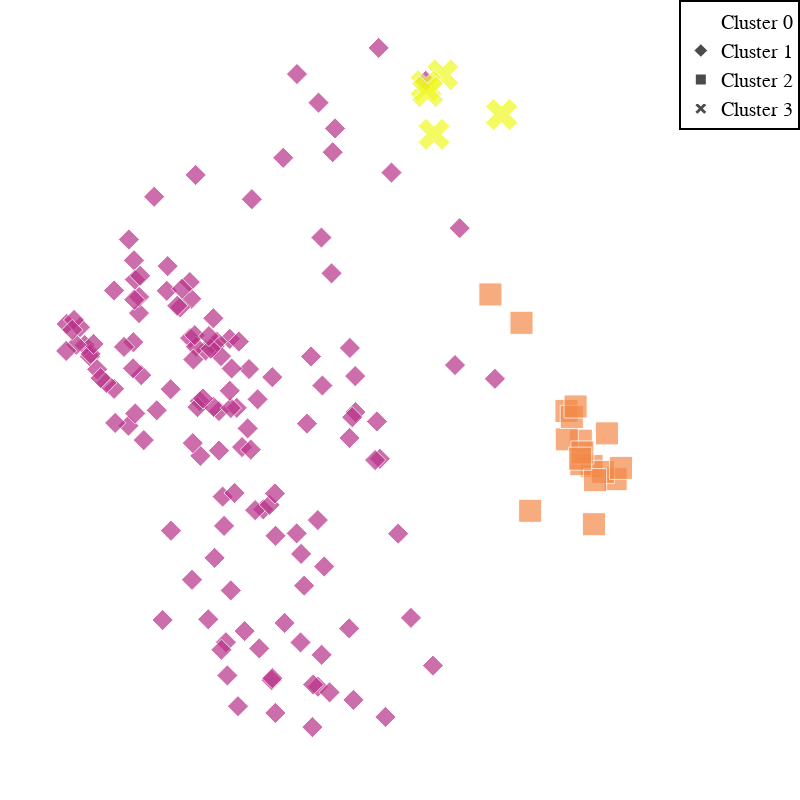

Notebook source saved alongside this figure:
### Markdown cell above
# Método do DBSCAN

O DBSCAN é um método de clusterização que tem como objetivo dividir um conjunto de dados em grupos de densidade, onde os grupos são formados por pontos que estão próximos uns dos outros

### Code cell
def DBSCAN_Trainer(df):
    
    # Define o EPS
    eps = 7
    
    # Define o número mínimo de amostras
    min_samples = 5
    
    # Define o modelo
    model = DBSCAN(eps=eps, min_samples=min_samples)
    
    # Define os dados de treino
    model.fit(df)
    
    # Define a opinião do modelo
    X = model.labels_

    # DBSCAN predict
    dbscan_labels = model.fit_predict(df)

    # Printa a opinião do modelo com o rich
    console = Console()
    table = Table(title="Opinião do Modelo DBSCAN")
    table.add_column("Cluster", style="cyan", justify="center")
    table.add_column("Opinião", style="magenta", justify="center")
    for i in range(len(np.unique(X))):
        table.add_row(str(i), str(np.sum(X == i)))
    console.print(table)
    
    # Printa o X com o rich
    console = Console()
    console.print(X)
    
    # Plota o gráfico de dispersão dos dados DBSCAN
    
    # Supondo que meu dataframe seja o 'X' e que 'y_kmeans' seja o resultado do agrupamento
    pca = PCA(n_components=2)
    principalComponents = pca.fit_transform(df)

    # Cria um dataframe com os componentes principais
    principalDf = pd.DataFrame(data = principalComponents, columns = ['principal component 1', 'principal component 2'])

    # Adiciona a coluna de agrupamento
    principalDf['cluster'] = X

    # Ordena o DataFrame pelo valor do cluster (Arruma a legenda do gráfico para que os clusters fiquem em ordem crescente)
    principalDf = principalDf.sort_values(by='cluster')

    # Transforma na df todos o cluster, os que era 0 viram 1, 1 vira 2 e assim por diante
    principalDf['cluster'] = principalDf['cluster'] + 1

    
    # Plota o gráfico de dispersão
    fig = px.scatter(principalDf, x='principal component 1', y='principal component 2', symbol='cluster', size='cluster', color='cluster')

    # Atualiza o layout do gráfico
    fig.update_layout(
        width=800, 
        height=800)
    
    # Atualiza o X e Y do gráfico retirando-os
    fig.update_xaxes(title_text='')
    fig.update_yaxes(title_text='')
    
    # Remove a barra de cores
    fig.update_layout(coloraxis_showscale=False)
    
    # Retira o fundo do gráfico (grid) colocando-o branco
    fig.update_layout(plot_bgcolor='white')

    # Retira o axis do gráfico
    fig.update_xaxes(showline=False, showgrid=False, zeroline=False)
    fig.update_yaxes(showline=False, showgrid=False, zeroline=False)
    
    # Retira os numeros do eixo X e Y
    fig.update_xaxes(showticklabels=False)
    fig.update_yaxes(showticklabels=False)
    
    # Organiza a legenda em ordem crescente de clusters
    fig.for_each_trace(lambda t: t.update(name='Cluster ' + str(t.name)))
    
    # Configura a legenda
    fig.update_layout(
        legend=dict(
            traceorder='normal',
            font=dict(
                family='sans-serif',
                size=20,
                color='black'
            ),
            bordercolor='Black',
            borderwidth=2
        ),
        
        # Padding para tirar o espaço em branco em volta do gráfico
        margin=dict(l=0, r=0, t=0, b=0)
    )
    
    # Retira o titulo da legenda
    fig.update_layout(legend_title_text='')
    
    # Exibe o gráfico
    fig.show()
    
    # Calcula o coeficiente de silhueta
    n_clusters = len(set(X))
    
    if n_clusters > 1:
        silhouette_dbscan = silhouette_score(df, X)
    else:
        silhouette_dbscan = 0
    

    # Calcula a coesão para o DBSCAN
    dbscan_cohesion = 0
    for cluster in np.unique(dbscan_labels):
        if cluster != -1:  # Ignora os pontos de ruído
            cluster_points = df[dbscan_labels == cluster]
            
            # Calcula o centróide do cluster
            centroid = np.mean(cluster_points, axis=0)
            
            # Calcula a distância de cada ponto ao centróide
            distances = euclidean_distances(cluster_points, [centroid])
            
            # Soma as distâncias para obter a coesão do cluster
            dbscan_cohesion += np.sum(distances)

    # Divide pela quantidade de clusters
    dbscan_cohesion /= len(np.unique(dbscan_labels))

    
    # Rand score do DBSCAN
    rand_dbscan = metrics.adjusted_rand_score(df['clusters'], X)
    
    # Homogeneidade
    homogeneity = metrics.homogeneity_score(df['clusters'], X)
    
    # Completude
    completeness = metrics.completeness_score(df['clusters'], X)
    
    # Matriz de confusão
    confusion_matrix = metrics.cluster.contingency_matrix(df['clusters'], X)
    
    # Printa
    console = Console()
    table = Table(title="Resultados do DBSCAN")
    table.add_column("Coesão", style="cyan", justify="center")
    table.add_column("Silhouette Score", style="magenta", justify="center")
    table.add_column("Rand Score", style="green", justify="center")
    table.add_column("Homogeneidade", style="blue", justify="center")
    table.add_column("Completude", style="yellow", justify="center")
     
    table.add_row(str(dbscan_cohesion), str(silhouette_dbscan), str(rand_dbscan), str(homogeneity), str(completeness))
    
    console.print(table)
    
    # Printa a matriz de confusão
    print("Matriz de Confusão")
    print(confusion_matrix)
    
    return silhouette_dbscan

# Chamada da função DBSCAN
silhouette_dbscan = DBSCAN_Trainer(df)

### Figure 1 — Plotly figure (JSON) as saved in the notebook; plotly's stock layout.template omitted (floating-point values rounded to 4 significant figures; data arrays with more than 128 entries replaced by an {"elided": "..."} marker saying what was removed)
{"data": [{"hovertemplate": "cluster=%{marker.color}<br>principal component 1=%{x}<br>principal component 2=%{y}<extra></extra>", "legendgroup": "0", "marker": {"color": [0, 0, 0, 0, 0, 0, 0, 0, 0, 0, 0, 0, 0, 0, 0, 0, 0, 0, 0, 0, 0, 0], "coloraxis": "coloraxis", "size": [0, 0, 0, 0, 0, 0, 0, 0, 0, 0, 0, 0, 0, 0, 0, 0, 0, 0, 0, 0, 0, 0], "sizemode": "area", "sizeref": 0.0075, "symbol": "circle"}, "mode": "markers", "name": "Cluster 0", "orientation": "v", "showlegend": true, "type": "scatter", "x": [3.602, -2.629, 3.49, -0.3699, 5.303, -0.09783, 6.241, 6.578, 4.845, 6.124, 6.276, 6.471, 6.715, -0.7787, -0.7899, 3.206, 5.133, 5.153, 3.725, 5.778, 1.974, 5.778], "xaxis": "x", "y": [3.297, -5.318, -0.6874, 2.345, 4.463, -7.162, 1.513, 0.114, 0.7531, -0.2067, 0.09716, 4.087, 0.4298, 3.124, 3.434, 2.342, 4.84, 4.912, 5.114, 0.4612, 2.948, 1.951], "yaxis": "y"}, {"hovertemplate": "cluster=%{marker.color}<br>principal component 1=%{x}<br>principal component 2=%{y}<extra></extra>", "legendgroup": "1", "marker": {"color": {"elided": "138 int values"}, "coloraxis": "coloraxis", "size": {"elided": "138 int values"}, "sizemode": "area", "sizeref": 0.0075, "symbol": "diamond"}, "mode": "markers", "name": "Cluster 1", "orientation": "v", "showlegend": true, "type": "scatter", "x": {"elided": "138 float values"}, "xaxis": "x", "y": {"elided": "138 float values"}, "yaxis": "y"}, {"hovertemplate": "cluster=%{marker.color}<br>principal component 1=%{x}<br>principal component 2=%{y}<extra></extra>", "legendgroup": "2", "marker": {"color": [2, 2, 2, 2, 2, 2, 2, 2, 2, 2, 2, 2, 2, 2, 2, 2, 2, 2], "coloraxis": "coloraxis", "size": [2, 2, 2, 2, 2, 2, 2, 2, 2, 2, 2, 2, 2, 2, 2, 2, 2, 2], "sizemode": "area", "sizeref": 0.0075, "symbol": "square"}, "mode": "markers", "name": "Cluster 2", "orientation": "v", "showlegend": true, "type": "scatter", "x": [9.06, 8.374, 8.442, 8.066, 6.623, 5.489, 7.667, 7.659, 8.082, 8.695, 9.214, 8.111, 7.81, 8.474, 6.376, 8.812, 8.049, 7.918], "xaxis": "x", "y": [-1.838, -1.53, -2.888, -0.9413, -2.575, 2.466, -0.9098, -0.2483, -1.489, -1.668, -1.575, -1.216, -0.3869, -1.861, 1.805, -0.7702, -1.361, -0.145], "yaxis": "y"}, {"hovertemplate": "cluster=%{marker.color}<br>principal component 1=%{x}<br>principal component 2=%{y}<extra></extra>", "legendgroup": "3", "marker": {"color": [3, 3, 3, 3, 3], "coloraxis": "coloraxis", "size": [3, 3, 3, 3, 3], "sizemode": "area", "sizeref": 0.0075, "symbol": "x"}, "mode": "markers", "name": "Cluster 3", "orientation": "v", "showlegend": true, "type": "scatter", "x": [4.134, 3.652, 3.88, 3.701, 5.809], "xaxis": "x", "y": [7.583, 7.329, 6.195, 7.189, 6.657], "yaxis": "y"}], "layout": {"coloraxis": {"colorbar": {"title": {"text": "cluster"}}, "colorscale": [[0, "#0d0887"], [0.1111, "#46039f"], [0.2222, "#7201a8"], [0.3333, "#9c179e"], [0.4444, "#bd3786"], [0.5556, "#d8576b"], [0.6667, "#ed7953"], [0.7778, "#fb9f3a"], [0.8889, "#fdca26"], [1, "#f0f921"]], "showscale": false}, "height": 800, "legend": {"bordercolor": "Black", "borderwidth": 2, "font": {"color": "black", "family": "sans-serif", "size": 20}, "itemsizing": "constant", "title": {"text": ""}, "tracegroupgap": 0, "traceorder": "normal"}, "margin": {"b": 0, "l": 0, "r": 0, "t": 0}, "plot_bgcolor": "white", "width": 800, "xaxis": {"anchor": "y", "domain": [0, 1], "showgrid": false, "showline": false, "showticklabels": false, "title": {"text": ""}, "zeroline": false}, "yaxis": {"anchor": "x", "domain": [0, 1], "showgrid": false, "showline": false, "showticklabels": false, "title": {"text": ""}, "zeroline": false}}}
